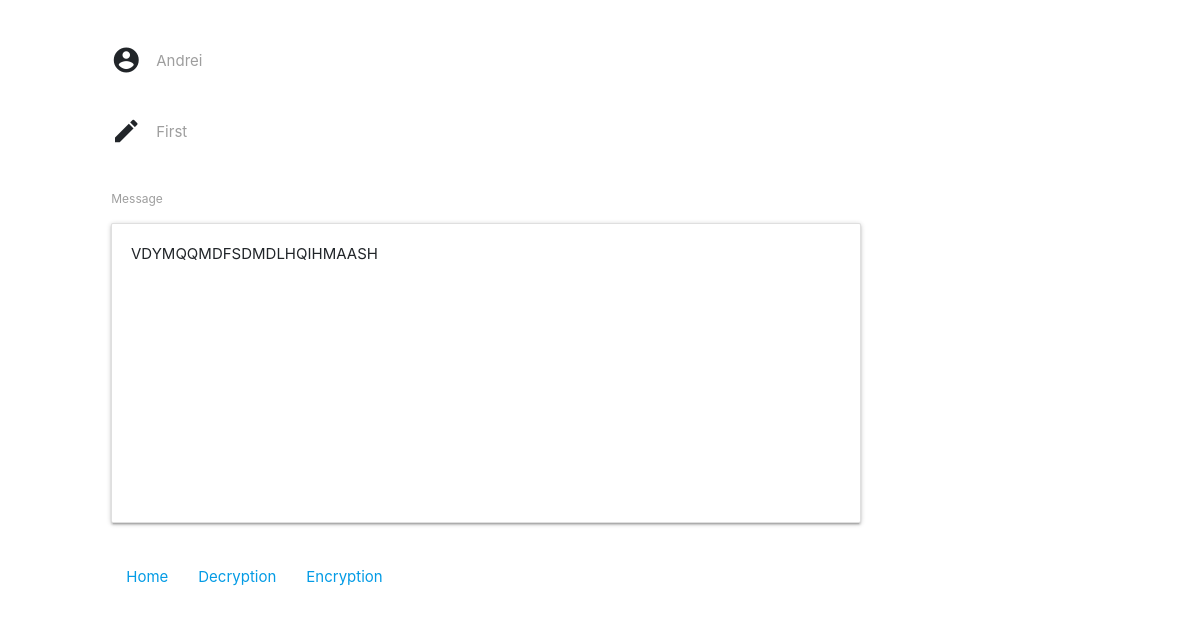
/encryption/result/, run on an earlier commit of the app's database.
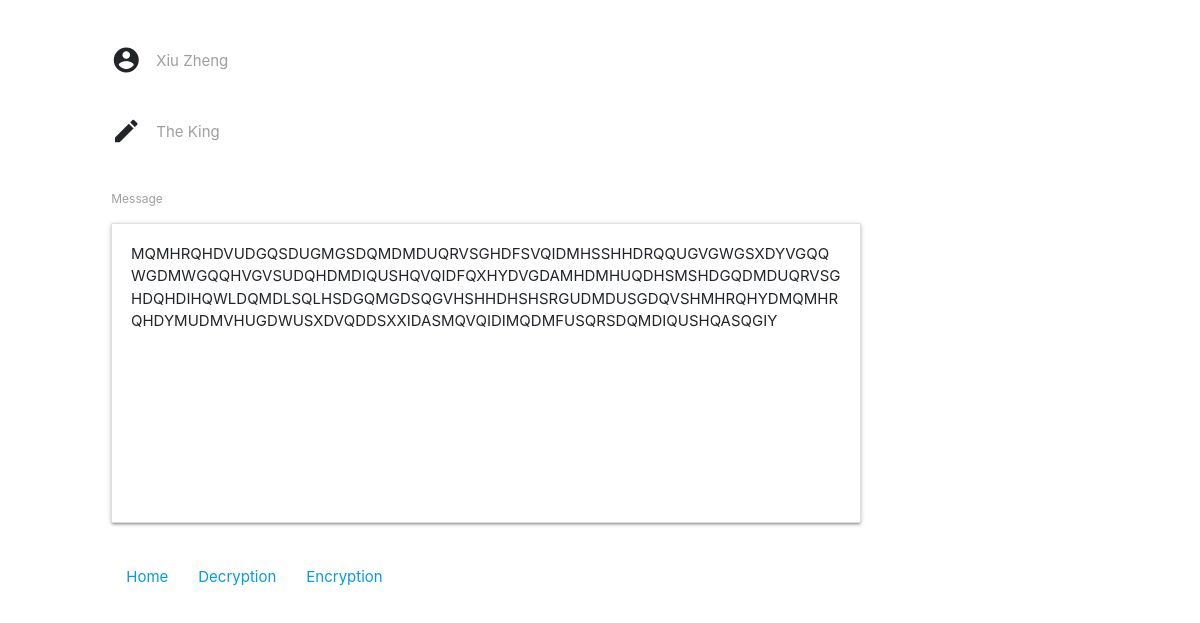
And on a later commit of the database.
### rsa_web/models.py (models this page shows, shortened)
class Message(models.Model):
    author = models.CharField(max_length=20)
    title = models.CharField(max_length=100)
    body = models.TextField()

### rsa_web/views.py (the view)
# urls.py: path('encryption/result/', result),
def result(request):
    obj = Message.objects.latest('id')
    secret = criptare(obj.body, n, e)
    context = {
        'obj': obj, 'secret': secret
    }
    return render(request, "rsa_web/result.html", context)

### rsa_web/cipher.py (called while the page is built)
def criptare(text, n, e):
    text_criptat = ""
    for litera in text:
        l = ord(litera)
        c = (l**e) % n
        criptate.append(c)
        a = (c % 26) + 65
        text_criptat += chr(a)
    return text_criptat

### rsa_web/templates/rsa_web/result.html (shortened to what this page needs)
<!DOCTYPE html>
<html lang="en" dir="ltr">
  <head>
    <link rel="stylesheet" href="https://maxcdn.bootstrapcdn.com/bootstrap/4.0.0/css/bootstrap.min.css">
    <link rel="stylesheet" href="https://cdnjs.cloudflare.com/ajax/libs/materialize/1.0.0/css/materialize.min.css">
  </head>
  <body>
    <br>
    {% block content %}
      <div class="row">
        <div class="col s2 offset-s1">
          <div class="row">
            <div class="input-field col s6">
              <i class="material-icons prefix">account_circle</i>
              <label for="icon_prefix">{{ obj.author }}</label>
            </div>
          </div>
        </div>
      </div>
      <div class="row">
        <div class="col s2 offset-s1">
          <div class="row">
            <div class="input-field col s6">
              <i class="material-icons prefix">mode_edit</i>
              <label for="icon_prefix">{{ obj.title }}</label>
            </div>
          </div>
        </div>
      </div>
      <br>
      <div class="row">
        <div class="col s2 offset-s1">
          <label class="active" for="secret">Message</label>
          <div class="card" style="height: 20em; width: 50em;">
            <div class="card-body">
              {{ secret }}
            </div>
          </div>
        </div>
      </div>
    {% endblock %}
    <div class="row">
      <div class="col s2 offset-s1">
        <ul class="nav">
          <li class="nav-item">
            <a class="nav-link active" href="{% url 'home' %}">Home</a>
          </li>
          <li class="nav-item">
            <a class="nav-link" href="{% url 'decryption' %}">Decryption</a>
          </li>
          <li class="nav-item">
            <a class="nav-link" href="{% url 'encryption' %}">Encryption</a>
          </li>
        </ul>
      </div>
    </div>
  </body>
</html>

What changed in the data, as far as the page shows it:
no longer on this page (row unchanged): Message: author "Andrei", title "First"
added Message: author "Xiu Zheng", title "The King"
Also different on the page:
{{ secret }}: "VDYMQQMDFSDMDLHQIHMAASH" → "MQMHRQHDVUDGQSDUGMGSDQMDMDUQRVSGHDFSVQIDMHSSHHDRQQUGVGWGSXDYVGQQWGDMWGQQHVGVSUDQHDMDIQUSHQVQIDFQXHYDVGDAMHDMHUQDHSMSHDGQDMDUQRVSGHDQHDIHQWLDQMDLSQLHSDGQMGDSQGVHSHHDHSHSRGUDMDUSGDQVSHMHRQHYDMQMHRQHDYMUDMVHUGDWUSXDVQDDSXXIDASMQVQIDIMQDMFUSQRSDQMDIQUSHQASQGIY"
